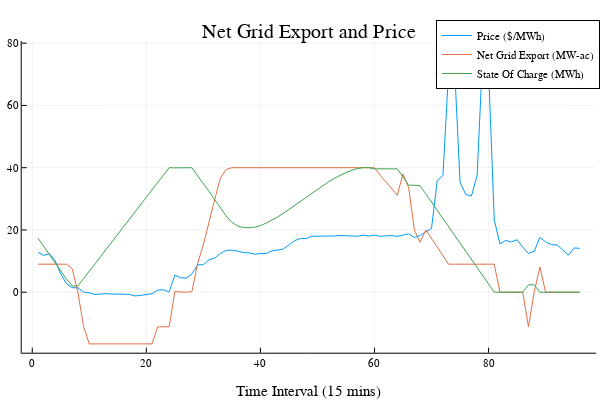

Notebook code for this chart:
### Code cell
plot(results.Price, label="Price (\$/MWh)")
plot!(results.Export- results.Import, label="Net Grid Export (MW-ac)")
plot!(results.Storage_SOC, label="State Of Charge (MWh)")
title!("Net Grid Export and Price")
xaxis!("Time Interval (15 mins)")
yaxis!("")

### Figure 1 — Plotly figure (JSON) as saved in the notebook; plotly's stock layout.template omitted (floating-point values rounded to 4 significant figures)
{"data": [{"colorbar": {"len": 0.8657, "title": "", "x": 0.9934, "y": 0.5087}, "legendgroup": "Price ($/MWh)", "line": {"color": "rgba(0, 154, 250, 1.000)", "dash": "solid", "shape": "linear", "width": 1}, "mode": "lines", "name": "Price ($/MWh)", "showlegend": true, "type": "scatter", "x": [1, 2, 3, 4, 5, 6, 7, 8, 9, 10, 11, 12, 13, 14, 15, 16, 17, 18, 19, 20, 21, 22, 23, 24, 25, 26, 27, 28, 29, 30, 31, 32, 33, 34, 35, 36, 37, 38, 39, 40, 41, 42, 43, 44, 45, 46, 47, 48, 49, 50, 51, 52, 53, 54, 55, 56, 57, 58, 59, 60, 61, 62, 63, 64, 65, 66, 67, 68, 69, 70, 71, 72, 73, 74, 75, 76, 77, 78, 79, 80, 81, 82, 83, 84, 85, 86, 87, 88, 89, 90, 91, 92, 93, 94, 95, 96], "xaxis": "x", "y": [12.77, 11.82, 12.39, 10.17, 5.86, 2.69, 1.46, 1.41, 0.03, -0.19, -0.72, -0.54, -0.45, -0.6, -0.72, -0.63, -0.72, -1.19, -1.04, -0.76, -0.47, 0.68, 0.78, 0.09, 5.51, 4.66, 4.52, 5.89, 8.83, 8.83, 10.47, 10.97, 12.45, 13.44, 13.51, 13.19, 12.77, 12.65, 12.18, 12.45, 12.42, 13.25, 13.61, 13.85, 15.19, 16.55, 17.25, 17.2, 17.97, 17.96, 17.9, 18.12, 18.07, 18.21, 18.08, 18.1, 17.98, 18.35, 18.05, 18.32, 17.96, 18.12, 18.18, 17.97, 18.44, 18.75, 17.6, 18.2, 19.42, 20.45, 35.79, 37.5, 71.02, 73.86, 35.35, 31.4, 30.89, 37.58, 77.85, 71.52, 23.24, 15.52, 16.63, 16.14, 16.86, 14.43, 12.47, 13.11, 17.61, 16.16, 15.3, 15.18, 13.61, 11.89, 14.23, 14.09], "yaxis": "y"}, {"colorbar": {"len": 0.8657, "title": "", "x": 0.9934, "y": 0.5087}, "legendgroup": "Net Grid Export (MW-ac)", "line": {"color": "rgba(227, 111, 71, 1.000)", "dash": "solid", "shape": "linear", "width": 1}, "mode": "lines", "name": "Net Grid Export (MW-ac)", "showlegend": true, "type": "scatter", "x": [1, 2, 3, 4, 5, 6, 7, 8, 9, 10, 11, 12, 13, 14, 15, 16, 17, 18, 19, 20, 21, 22, 23, 24, 25, 26, 27, 28, 29, 30, 31, 32, 33, 34, 35, 36, 37, 38, 39, 40, 41, 42, 43, 44, 45, 46, 47, 48, 49, 50, 51, 52, 53, 54, 55, 56, 57, 58, 59, 60, 61, 62, 63, 64, 65, 66, 67, 68, 69, 70, 71, 72, 73, 74, 75, 76, 77, 78, 79, 80, 81, 82, 83, 84, 85, 86, 87, 88, 89, 90, 91, 92, 93, 94, 95, 96], "xaxis": "x", "y": [9, 9, 9, 9, 9, 9, 7.56, 0, -11.11, -16.6, -16.6, -16.6, -16.6, -16.6, -16.6, -16.6, -16.6, -16.6, -16.6, -16.6, -16.6, -11.11, -11.11, -11.11, 0.1876, 0, 0, 0.2088, 9.278, 15.23, 23.01, 29.88, 36.75, 39.44, 40, 40, 40, 40, 40, 40, 40, 40, 40, 40, 40, 40, 40, 40, 40, 40, 40, 40, 40, 40, 40, 40, 40, 40, 39.89, 40, 37.6, 35.45, 33.3, 31.14, 37.99, 33.5, 20.0, 16.05, 20.01, 17.26, 14.5, 11.75, 9, 9, 9, 9, 9, 9, 9, 9, 9, 0, 0, 0, 0, 0, -11.11, 0, 8.123, 0, 0, 0, 0, 0, 0, 0], "yaxis": "y"}, {"colorbar": {"len": 0.8657, "title": "", "x": 0.9934, "y": 0.5087}, "legendgroup": "State Of Charge (MWh)", "line": {"color": "rgba(62, 164, 78, 1.000)", "dash": "solid", "shape": "linear", "width": 1}, "mode": "lines", "name": "State Of Charge (MWh)", "showlegend": true, "type": "scatter", "x": [1, 2, 3, 4, 5, 6, 7, 8, 9, 10, 11, 12, 13, 14, 15, 16, 17, 18, 19, 20, 21, 22, 23, 24, 25, 26, 27, 28, 29, 30, 31, 32, 33, 34, 35, 36, 37, 38, 39, 40, 41, 42, 43, 44, 45, 46, 47, 48, 49, 50, 51, 52, 53, 54, 55, 56, 57, 58, 59, 60, 61, 62, 63, 64, 65, 66, 67, 68, 69, 70, 71, 72, 73, 74, 75, 76, 77, 78, 79, 80, 81, 82, 83, 84, 85, 86, 87, 88, 89, 90, 91, 92, 93, 94, 95, 96], "xaxis": "x", "y": [17.37, 14.74, 12.11, 9.474, 6.842, 4.211, 2, 2, 4.375, 6.75, 9.125, 11.5, 13.88, 16.25, 18.62, 21, 23.38, 25.75, 28.12, 30.5, 32.88, 35.25, 37.62, 40, 39.95, 39.96, 40, 40, 37.37, 35.0, 32.37, 29.74, 27.11, 24.48, 22.47, 21.25, 20.81, 20.7, 20.9, 21.39, 22.17, 23.09, 24.13, 25.31, 26.62, 27.93, 29.25, 30.56, 31.88, 33.15, 34.36, 35.52, 36.63, 37.61, 38.45, 39.16, 39.73, 40, 40, 39.63, 39.63, 39.63, 39.63, 39.63, 37.0, 34.37, 34.37, 34.21, 31.58, 28.95, 26.32, 23.68, 21.05, 18.42, 15.79, 13.16, 10.53, 7.895, 5.263, 2.632, 0, 0, 0, 0, 0, 0, 2.375, 2.375, 0, 0, 0, 0, 0, 0, 0, 0], "yaxis": "y"}], "layout": {"annotations": [{"font": {"color": "rgba(0, 0, 0, 1.000)", "family": "sans-serif", "size": 20}, "rotation": 0, "showarrow": false, "text": "Net Grid Export and Price", "x": 0.5148, "xanchor": "center", "xref": "paper", "y": 1, "yanchor": "top", "yref": "paper"}], "height": 400, "legend": {"bgcolor": "rgba(255, 255, 255, 1.000)", "bordercolor": "rgba(0, 0, 0, 1.000)", "borderwidth": 1, "font": {"color": "rgba(0, 0, 0, 1.000)", "family": "sans-serif", "size": 11}, "title": {"font": {"color": "rgba(0, 0, 0, 1.000)", "family": "sans-serif", "size": 15}, "text": ""}, "tracegroupgap": 0, "traceorder": "normal", "x": 1, "xanchor": "auto", "y": 1, "yanchor": "auto"}, "margin": {"b": 20, "l": 0, "r": 0, "t": 20}, "paper_bgcolor": "rgba(255, 255, 255, 1.000)", "plot_bgcolor": "rgba(255, 255, 255, 1.000)", "showlegend": true, "width": 600, "xaxis": {"anchor": "y", "domain": [0.03619, 0.9934], "gridcolor": "rgba(0, 0, 0, 0.100)", "gridwidth": 0.5, "linecolor": "rgba(0, 0, 0, 1.000)", "mirror": false, "range": [-1.85, 98.85], "showgrid": true, "showline": true, "showticklabels": true, "tickangle": 0, "tickcolor": "rgb(0, 0, 0)", "tickfont": {"color": "rgba(0, 0, 0, 1.000)", "family": "sans-serif", "size": 11}, "tickmode": "array", "ticks": "inside", "ticktext": ["0", "20", "40", "60", "80"], "tickvals": [0, 20, 40, 60, 80], "title": "Time Interval (15 mins)", "titlefont": {"color": "rgba(0, 0, 0, 1.000)", "family": "sans-serif", "size": 15}, "type": "-", "visible": true, "zeroline": false, "zerolinecolor": "rgba(0, 0, 0, 1.000)"}, "yaxis": {"anchor": "x", "domain": [0.07581, 0.9415], "gridcolor": "rgba(0, 0, 0, 0.100)", "gridwidth": 0.5, "linecolor": "rgba(0, 0, 0, 1.000)", "mirror": false, "range": [-19.43, 80.68], "showgrid": true, "showline": true, "showticklabels": true, "tickangle": 0, "tickcolor": "rgb(0, 0, 0)", "tickfont": {"color": "rgba(0, 0, 0, 1.000)", "family": "sans-serif", "size": 11}, "tickmode": "array", "ticks": "inside", "ticktext": ["0", "20", "40", "60", "80"], "tickvals": [0, 20, 40, 60, 80], "title": "", "titlefont": {"color": "rgba(0, 0, 0, 1.000)", "family": "sans-serif", "size": 15}, "type": "-", "visible": true, "zeroline": false, "zerolinecolor": "rgba(0, 0, 0, 1.000)"}}}
